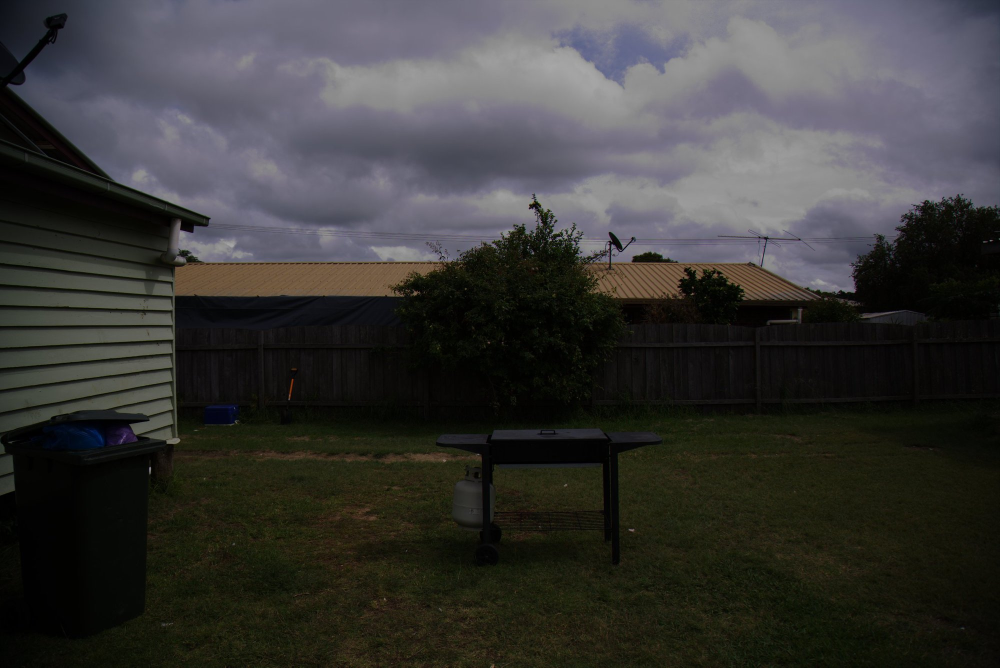
#> input picture lab1(consegna)/data/barbecue.jpg, 2000 x 1335 px (shown at 1/2 size)
$ python risi_emilio_lab01.py
#> lines starting #> are read from the running program, lines starting #| are printed output that depends on the picture
#> further down, img is the input picture: shape (1335, 2000, 3); mean B, G, R 54.5, 56.1, 56.7
import numpy as np
import cv2 as cv
from matplotlib import pyplot as plt

def calc_hists(img: np.ndarray) -> list:
    """
    Calculates the histogram of the image (channel by channel).

    Args:
        img (numpy.ndarray): image to calculate the histogram

    Returns:
        list: list of histograms
    """

    hist_r = cv.calcHist([img], [0], None, [256], [0, 256])
#> hist_r = 256 values, max 80983 at index 0, min 0 at index 170, mean 10429.7
    hist_g = cv.calcHist([img], [1], None, [256], [0, 256])
#> hist_g = 256 values, max 51091 at index 8, min 0 at index 169, mean 10429.7
    hist_b = cv.calcHist([img], [2], None, [256], [0, 256])
#> hist_b = 256 values, max 53855 at index 4, min 0 at index 169, mean 10429.7
    return hist_r, hist_g, hist_b

def show_histogram(hists: list) -> np.ndarray:
    """
    Shows the histogram of the image.

    Args:
        hists (list): list of histograms to plot

    Returns:
        img (numpy.ndarray): image containing the histograms
     """
    colors = ["Blue", "Green", "Red"]

    x = len(hists)
#> x = 3
    s = 1 #scale
    plt.figure(figsize=(30*s, 30*s))

    plt.axis('off')
    fig, axs = plt.subplots(1, 3, figsize=(10*s,10*s ), gridspec_kw={'width_ratios': [10*s for _ in range(3)]})

    for i in range(3):
        x = np.array(range(0, 256))
        axs[i].plot(x, hD[i].flatten(), color=colors[i])
        axs[i].set_title(f"Histogram {i+1}")
        axs[i].set_xlabel("Pixel Value",fontsize=50)
        axs[i].set_ylabel("Frequency",fontsize=50)
        axs[i].tick_params(axis='both', which='major', labelsize=50)


    plt.subplots_adjust(wspace=0.6)


    canvas = plt.get_current_fig_manager().canvas
    plt.close()
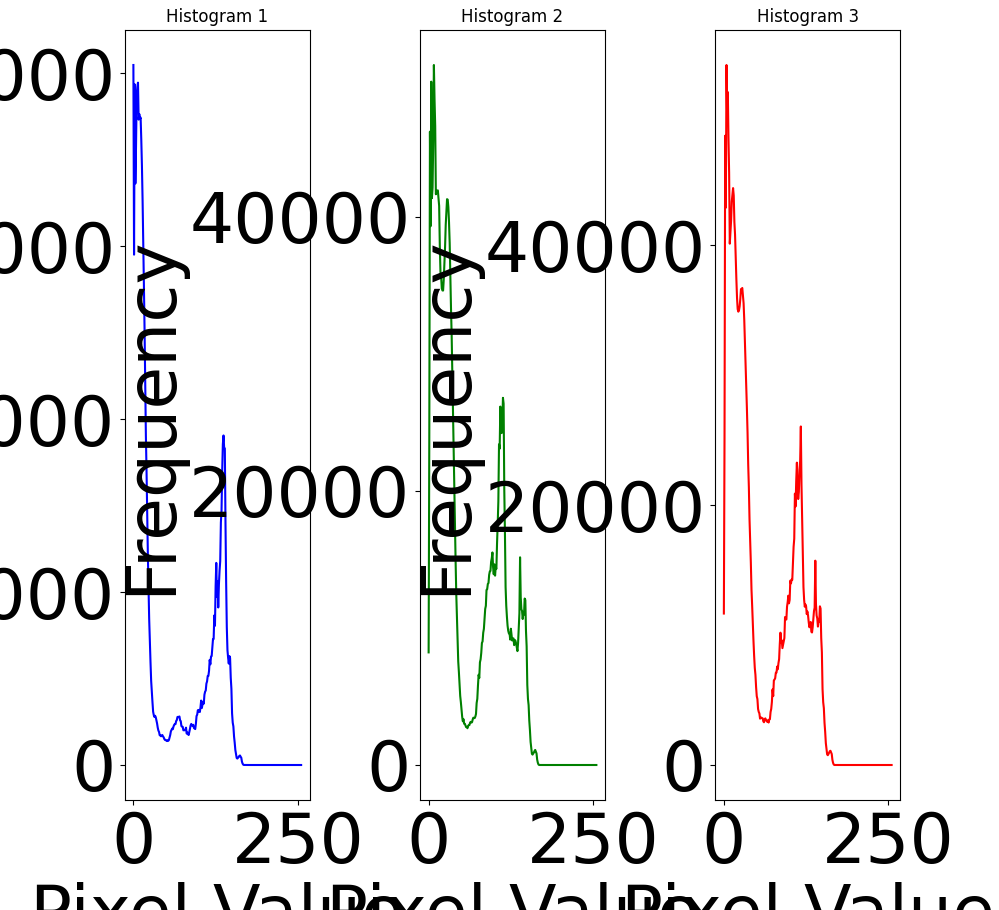
#> figure drawn by matplotlib, 3 panels; panel 1: curve peaks at x = 0, y = 80983; panel 2: curve peaks at x = 8, y = 51091; panel 3: curve peaks at x = 4, y = 53855
    canvas.draw()

    img = np.frombuffer(canvas.buffer_rgba(), dtype='uint8')
    img = img.reshape(canvas.get_width_height()[::-1] + (4,))


    return cv.cvtColor(img, cv.COLOR_RGB2BGR)


def img_hist(img: np.ndarray, hists: list[np.ndarray], scaling_factor: float = 0.3) -> np.ndarray:
    """
    Fuse the image with the histogram.

    Args:
        img (np.ndarray): image
        hist (list(np.ndarray)): histograms of the image

    Returns:
        img (numpy.ndarray): image containing the original image with the histograms on top
    """


    img_h = show_histogram(hists)
    width = img_h.shape[1]
    h_w = img.shape[0]/img.shape[1]
    height = int(  h_w * width)
    resized_img = cv.resize(img, (width, height),fx= scaling_factor,fy=scaling_factor)
    s_image = np.vstack(( img_h,resized_img))

    return s_image


print("Loading image")

img = cv.imread('./data/barbecue.jpg')
hD = calc_hists(img)
hD_img = show_histogram(hD)
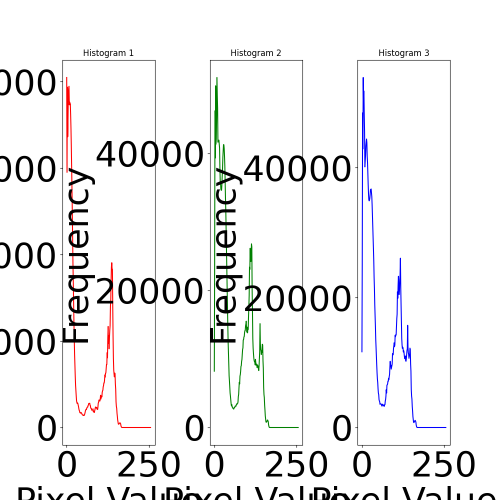
#> hD_img: shape (1000, 1000, 3) (shown at 1/2 size); mean R, G, B 237.7, 237.4, 238
#img_hi = img_hist(img,hD_img,2)
print(hD)
#> (printed output is left out)

plt.imshow(img)
plt.axis('off')  # Turn off axis labels and ticks
plt.show()


"""


img = cv.cvtColor(img, cv.COLOR_BGR2RGB)

img_yuv = cv.cvtColor(img, cv.COLOR_RGB2YUV)

img_yuv[:,:,0] = cv.equalizeHist(img_yuv[:,:,0])

img_eq = cv.cvtColor(img_yuv, cv.COLOR_YUV2RGB)
img_hi = show_histogram(calc_hists(img_output))

img_output = img_hist(img_output,img_hi)


plt.axis('off')
plt.imshow(img_output)


img = cv.imread('./data/barbecue.jpg')
img_lab = cv.cvtColor(img, cv.COLOR_BGR2LAB)


l_channel, a_channel, b_channel = cv.split(img_lab)


l_channel_eq = cv.equalizeHist(l_channel)


image_lab_eq = cv.merge((l_channel_eq, a_channel, b_channel))


image_bgr_eq = cv.cvtColor(image_lab_eq, cv.COLOR_LAB2BGR)


hD_eq = calc_hists(image_bgr_eq)
img_hi = show_histogram(hD_eq)
img_hi = show_histogram(image_bgr_eq,hD_eq)


plt.axis('off')
plt.imshow(img_output)


def hist_match(source: np.ndarray, reference: np.ndarray) -> np.ndarray:


    #Adjust the pixel values of a color image such that its histogram
    #matches that of a target one.

    #Args:
    #    source (numpy.ndarray): Image to transform; the histogram is computed over the flattened array
    #    reference (numpy.ndarray): Template image; can have different dimensions from source
    #Returns:
    #    numpy.ndarray: The transformed output image

    assert source.shape[2] == reference.shape[2], "Images must have the same number of channels"
    assert source.shape[:2] == reference.shape[:2], "Images must have the same dimensions"


    src_hists = [np.histogram(source[..., i].flatten(), 256, [0,256])[0] for i in range(source.shape[2])]
    src_cdfs = [hist.cumsum() for hist in src_hists]
    src_cdfs_normalized = [cdf / float(cdf.max()) for cdf in src_cdfs]


    ref_hists = [np.histogram(reference[..., i].flatten(), 256, [0,256])[0] for i in range(reference.shape[2])]
    ref_cdfs = [hist.cumsum() for hist in ref_hists]
    ref_cdfs_normalized = [cdf / float(cdf.max()) for cdf in ref_cdfs]


    lookup_tables = [np.zeros(256) for _ in range(source.shape[2])]
    lookup_values = [0] * source.shape[2]
    for index in range(len(lookup_tables)):
        for src_pixel_val in range(len(src_cdfs_normalized[index])):
            lookup_values[index]
            for ref_pixel_val in range(len(ref_cdfs_normalized[index])):
                if ref_cdfs_normalized[index][ref_pixel_val] >= src_cdfs_normalized[index][src_pixel_val]:
                    lookup_values[index] = ref_pixel_val
                    break
            lookup_tables[index][src_pixel_val] = lookup_values[index]


    matched = np.stack([cv.LUT(source[..., i], lookup_tables[i]).astype(np.uint8) for i in range(len(lookup_tables))], axis=-1)

    return matched


imgl = cv.imread("./data/panorama_left.jpg")
imgr = cv.imread("./data/panorama_right.jpg")


class Filter:
    def __init__(self, size: int):

        if size % 2 == 0:
            size += 1
        self.set_filter_size(size)

    def set_filter_size(self, size: int) -> None:

        if size % 2 == 0:
            size += 1
        self.filter_size = size

    def get_filter_size(self) -> int:

        return self.filter_size

    def __call__(self, image: np.ndarray)) -> None:


        raise NotImplementedError


class GaussianFilter(Filter):
    def __init__(self, size: int, sigma_g: float):
        super().__init__(size)
        self.sigma = sigma_g

    def set_sigma(self, s: float) -> None:


        pass

    def get_sigma(self) -> float:


        pass

    def __call__(self, image: np.ndarray, size: int, sigma: float) -> None:


        pass


class MedianFilter(Filter):
    def __init__(self, size: int):
        super().__init__(size)

    def __call__(self, image: np.ndarray, size: int) -> None:


        pass


class BilateralFilter(Filter):
    def __init__(self, size: int, sigma_s: float, sigma_r: float):
        super().__init__(size)
        self.sigma_space = sigma_s
        self.sigma_range = sigma_r

    def set_sigma_range(self, sr: float) -> None:


        pass

    def get_sigma_range(self) -> float:


        pass

    def set_sigma_space(self, ss: float) -> None:


        pass

    def get_sigma_space(self) -> float:


        pass

    def __call__(self, image: np.ndarray, sigma_s: float, sigma_r: float) -> None:


        pass


"""

$ run again, with lab1(consegna)/data/countryside.jpg copied over lab1(consegna)/data/barbecue.jpg
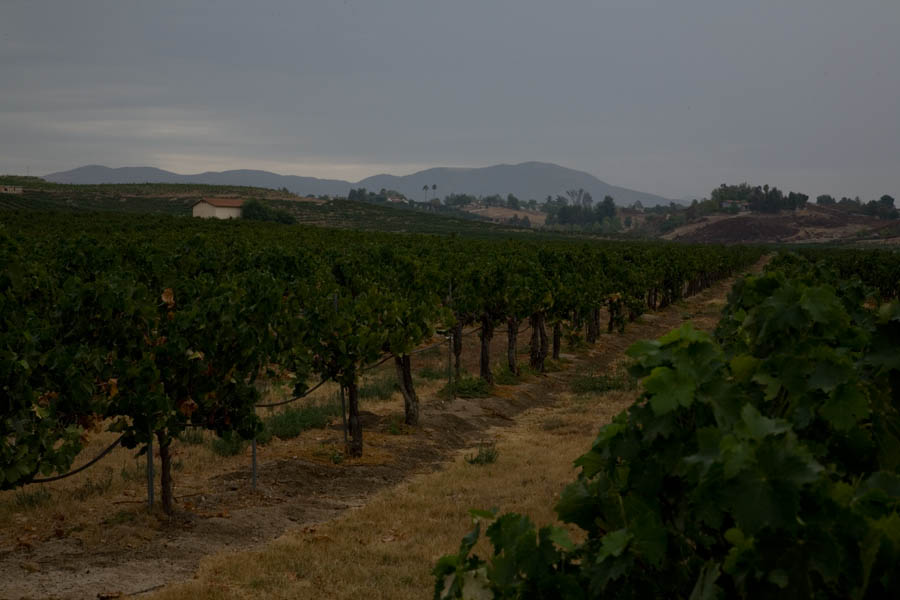
#> input picture lab1(consegna)/data/countryside.jpg, 900 x 600 px
#> img is the input picture: shape (600, 900, 3); mean B, G, R 51.9, 62.8, 62.3
#> hist_r = 256 values, max 73168 at index 0, min 0 at index 151, mean 2109.4
#> hist_g = 256 values, max 33874 at index 128, min 0 at index 157, mean 2109.4
#> hist_b = 256 values, max 22738 at index 123, min 0 at index 165, mean 2109.4
#> x = 3
#> in show_histogram, `plt.close()`:
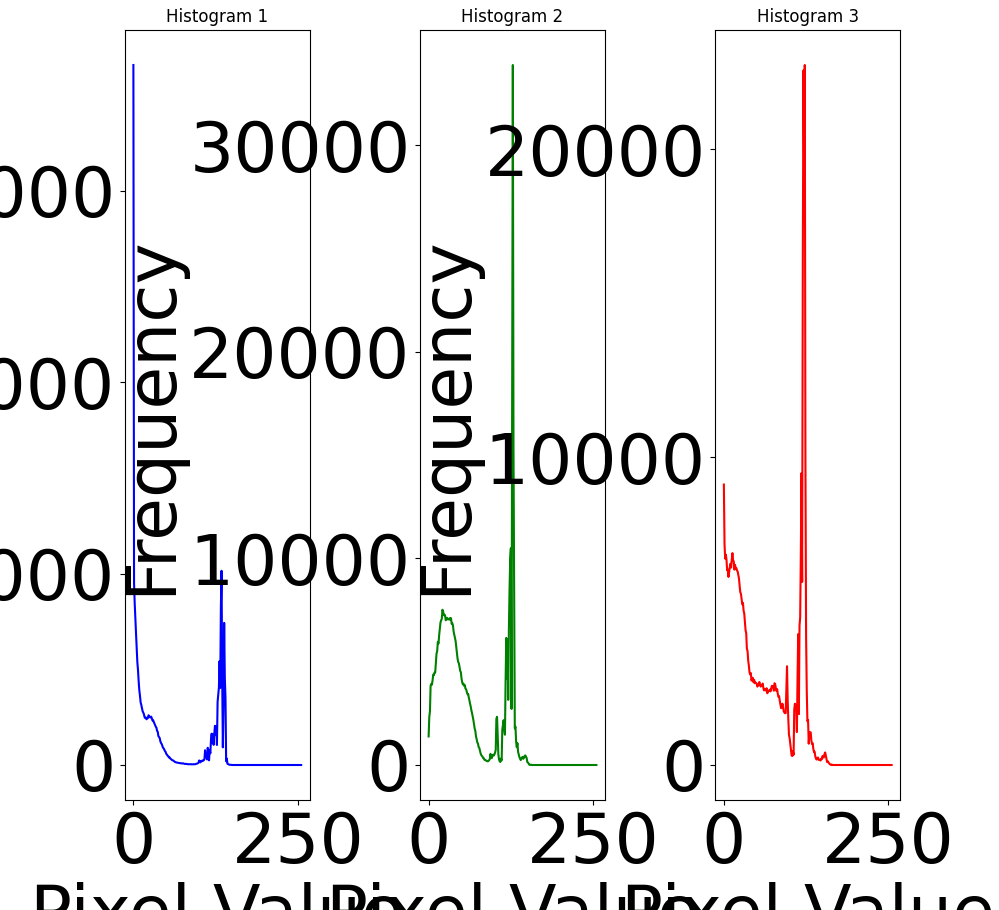
#> figure drawn by matplotlib, 3 panels; panel 1: curve peaks at x = 0, y = 73168; panel 2: curve peaks at x = 128, y = 33874; panel 3: curve peaks at x = 123, y = 22738
#> `hD_img = show_histogram(hD)`:
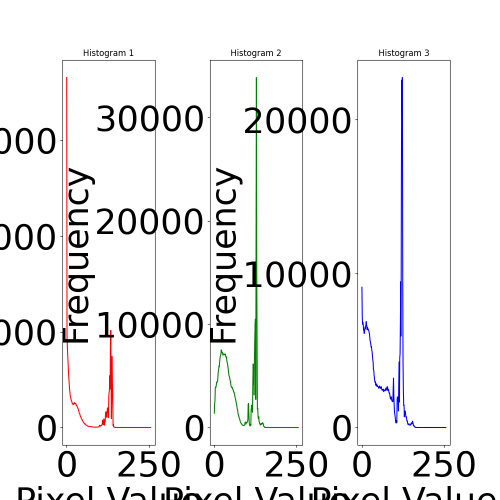
#> hD_img: shape (1000, 1000, 3) (shown at 1/2 size); mean R, G, B 237.7, 237.5, 238.1
#> (printed output is left out)
